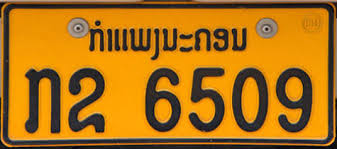
#> input picture 2.jpg, 337 x 149 px, found by its file name
$ jupyter execute --allow-errors inspect_carplate_model.ipynb   (shell and % lines are left out)
#> lines starting #> are read from the running program, lines starting #| are printed output that depends on the picture; after the words box and inside, x2 and y2 are one past the last pixel; in counts of white or black regions, pixels touching at a corner belong together
# Mask R-CNN - Inspect Carplate Trained Model

Code and visualizations to test, debug, and evaluate the Mask R-CNN model.

[cell 1]
import os
import sys
import random
import math
import re
import time
import numpy as np
import tensorflow as tf
import matplotlib
import matplotlib.pyplot as plt
import matplotlib.patches as patches
import skimage
import skimage.io as io
import skimage.color as color
import skimage.morphology as morphology
import skimage.feature as feature
import skimage.measure as measure
import keras
from keras.datasets import mnist
from keras.models import Sequential
from keras.layers import Dense, Dropout, Flatten
from keras.layers import Conv2D, MaxPooling2D
from keras import backend as K


# Root directory of the project
ROOT_DIR = os.path.abspath(r"D:\LLPR\simple-car-plate-recognition-master")

# Import Mask RCNN
sys.path.append(ROOT_DIR)  # To find local version of the library
from mrcnn import utils
from mrcnn import visualize
from mrcnn.visualize import display_images
#> (the rest of this cell did not finish here and is left out)

## Configurations

#> (a cell that did not finish here is left out)

#> (a cell that did not finish here is left out)

## Notebook Preferences

[cell 4]
# Device to load the neural network on.
# Useful if you're training a model on the same
# machine, in which case use CPU and leave the
# GPU for training.
DEVICE = "/gpu:0"  # /cpu:0 or /gpu:0

# Inspect the model in training or inference modes
# values: 'inference' or 'training'
# TODO: code for 'training' test mode not ready yet
TEST_MODE = "inference"

[cell 5]
def get_ax(rows=1, cols=1, size=16):
    """Return a Matplotlib Axes array to be used in
    all visualizations in the notebook. Provide a
    central point to control graph sizes.

    Adjust the size attribute to control how big to render images
    """
    _, ax = plt.subplots(rows, cols, figsize=(size*cols, size*rows))
    return ax

## Load Validation Dataset

#> (a cell that did not finish here is left out)

## Load Model

#> (a cell that did not finish here is left out)

[cell 8]
# Set path to balloon weights file

# Download file from the Releases page and set its path
# https://github.com/matterport/Mask_RCNN/releases
# weights_path = "/path/to/mask_rcnn_balloon.h5"

# Or, load the last model you trained
#weights_path = model.find_last()

#> (a cell that did not finish here is left out)

#> (a cell that did not finish here is left out)

## Run Detection

#> (a cell that did not finish here is left out)

#> (a cell that did not finish here is left out)

[cell 13]
import skimage
#> (the rest of this cell did not finish here and is left out)

#> (a cell that did not finish here is left out)

#นำภาพป้ายทะเบียนมาตัด จะข้ามขั้นตอน Detect ป้าย

[cell 15]
img = skimage.io.imread(r'D:\LLPR\simple-car-plate-recognition-master\2.jpg')
#> img is the input picture: shape (149, 337, 3); mean R, G, B 173.3, 114.4, 22.6
io.imshow(img)
#> (this line was passed over: IPython is not available in this run)

[cell 16]
img2 = color.rgb2gray(img)
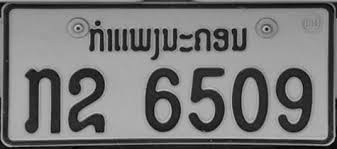
#> img2: shape (149, 337) float64; min 0, max 0.785, mean 0.472
io.imshow(img2)
#> (this line was passed over: IPython is not available in this run)

[cell 17]
img3 = feature.canny(img2, sigma=3)
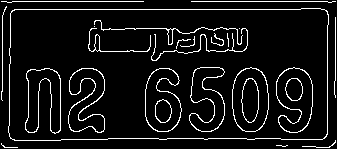
#> img3: shape (149, 337) bool; 7.9% white in thin lines or dots
io.imshow(img3)
#> (this line was passed over: IPython is not available in this run)

[cell 18]
img4 = morphology.dilation(img3)
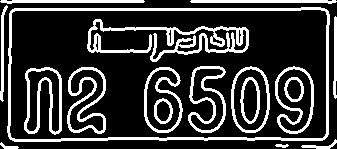
#> img4: shape (149, 337) bool; 22% white; 18 white regions
io.imshow(img4)
#> (this line was passed over: IPython is not available in this run)

[cell 19]
label_img = measure.label(img4)
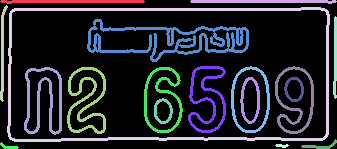
#> label_img: shape (149, 337) int32; 19 distinct labels, from 0 to 18; one colour per label, 0 black
regions = measure.regionprops(label_img)
#> regions = 18 regions; largest, box (x1, y1, x2, y2) and area: (7, 7, 330, 142) 2656, (87, 19, 249, 62) 1952, (24, 67, 62, 135) 844, (67, 67, 106, 134) 843, (188, 66, 226, 133) 758
#> (the rest of this cell did not finish here and is left out)
